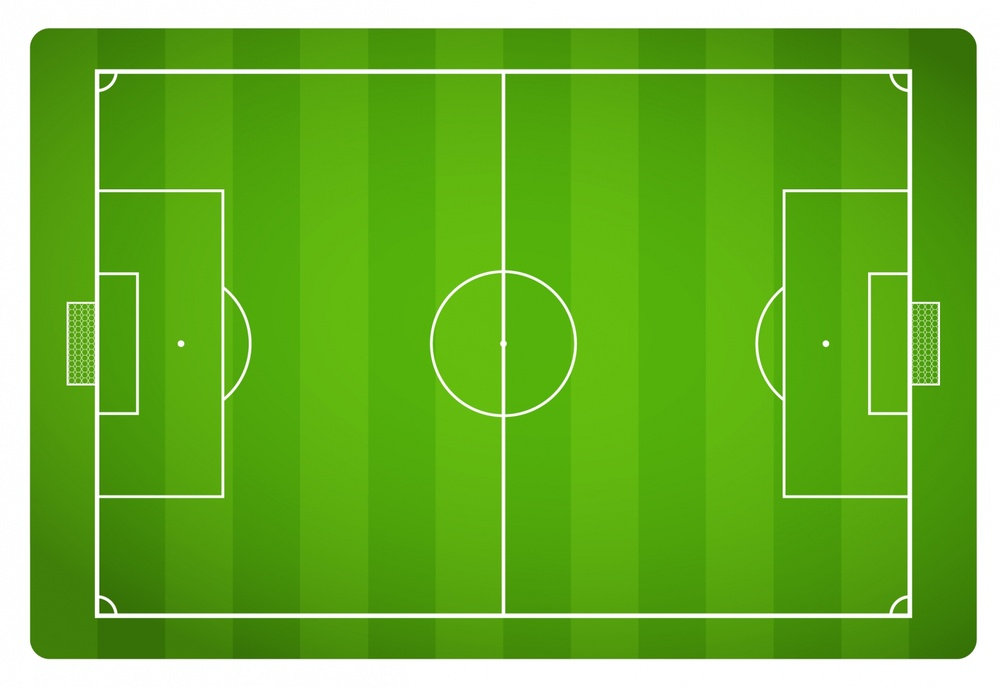
#> input picture images/Soccer_field.jpg, 1000 x 688 px, shrunk from 1600 x 1101 before the run
$ python main.py ../images/Soccer_field.jpg
#> lines starting #> are read from the running program, lines starting #| are printed output that depends on the picture; after the words box and inside, x2 and y2 are one past the last pixel; in counts of white or black regions, pixels touching at a corner belong together
import cv2
import numpy as np
from sys import argv
from matplotlib import pyplot as plt
from operator import itemgetter
from functools import reduce

"""
Phase-1

Soccer match based video analytics

Features to extract:
*	Field Lines -
	1.	Center line
	2.  Goal line
	3. 	Throw in line
	4.	Penalty line
* Goal post (If possible)
"""

def triangle_thresholding(src):
	"""
	%     Triangle algorithm
%     This technique is due to Zack (Zack GW, Rogers WE, Latt SA (1977),
%     "Automatic measurement of sister chromatid exchange frequency",
%     J. Histochem. Cytochem. 25 (7): 74153, )
%     A line is constructed between the maximum of the histogram at
%     (b) and the lowest (or highest depending on context) value (a) in the
%     histogram. The distance L normal to the line and between the line and
%     the histogram h[b] is computed for all values from a to b. The level
%     where the distance between the histogram and the line is maximal is the
%     threshold value (level). This technique is particularly effective
%     when the object pixels produce a weak peak in the histogram.

%     Use Triangle approach to compute threshold (level) based on a
%     1D histogram (lehisto). num_bins levels gray image.

%     INPUTS
%         lehisto :   histogram of the gray level image
%         num_bins:   number of bins (e.g. gray levels)
%     OUTPUT
%         level   :   threshold value in the range [0 1];

	"""
	hist = cv2.calcHist([src], [0], None, [256], [0, 256]).tolist()
	h = max(hist)
	max_list = [i for i, j in enumerate(hist) if j==h]
	xmax = round(reduce(lambda x, y: x+y, max_list) / len(max_list))
	h = hist[xmax][0]
	indi = list(filter(lambda x: x[1][0]>0.0, enumerate(hist)))
	fnz = indi[0][0]
	lnz = indi[len(indi) - 1][0]
	lspan = xmax - fnz
	rspan = lnz - xmax
	isflip = rspan>lspan
	if isflip:
		hist.reverse()
		a = 256 - lnz + 1
		b = 256 - xmax + 1
	else:
		a = fnz
		b = xmax
	m = h / (b-a)
	x1 = range(0, b-a)
	y1 = [hist[i+a][0] for i in x1]
	beta = [ (x1[i] + y1[i])/m for i in range(len(x1))]
	x2 = [i/(m+1/m) for i in beta]
	y2 = [m*i for i in x2]
	L = [((y2[i]-y1[i])**2 + (x2[i]-x1[i])**2)**0.5 for i in range(len(x1))]
	max_L = max(L)
	level_list = [i for i, j in enumerate(L) if j==max_L]
	level = a + round(reduce(lambda x, y: x+y, level_list) / len(level_list))
	return level

def get_edge_map(src):
	val = triangle_thresholding(src)
	edges = cv2.Canny(src, val, 255)
	ret, img = cv2.threshold(src, val, 255, cv2.THRESH_BINARY)
	plt.subplot(131), plt.imshow(src, "gray"), plt.title('Original image')
	plt.subplot(132), plt.hist(src.ravel(), 256), plt.title('Histogram')
	plt.subplot(133), plt.imshow(img, "gray"), plt.title('Thresholded image')
	plt.show()
	return edges

def get_line_features(edges):
	lines = cv2.HoughLines(edges, 1, np.pi/180, 200)
	return lines

# [17 lines left out: function get_circle_features, not called in this run]
	# [4 lines of commented-out code are left out]

def get_feature_vector(src):
	"""
	get_feature_vector: list of contours
	src: image source
	"""
	b, g, r = cv2.split(src)
	dst = cv2.addWeighted(b, 0.3333, g, 0.3333, 0)
	dst = cv2.addWeighted(dst, 1, r, 0.3333, 0)
	edges = get_edge_map(dst)
	kernel = np.ones((5,5),np.uint8)
	# erosion = cv2.erode(edges ,kernel,iterations = 1)
	edges = cv2.morphologyEx(edges, cv2.MORPH_CLOSE, cv2.getStructuringElement(cv2.MORPH_RECT,(30,30)))
	plt.subplot(121), plt.imshow(dst, "gray"), plt.title('Original image')
	plt.subplot(122), plt.imshow(edges, "gray"), plt.title('Edge map')
	plt.show()

	lines = get_line_features(edges)
	# circles = get_circle_features(edges)
	for rho, theta in lines[0]:
		a = np.cos(theta)
		b = np.sin(theta)
		x0 = a*rho
		y0 = b*rho
		x1 = int(x0 + 1000*(-b))
		y1 = int(y0 + 1000*(a))
		x2 = int(x0 - 1000*(-b))
		y2 = int(y0 - 1000*(a))
		cv2.line(src, (x1,y1),(x2,y2),(0,0,255),2)
	# [4 lines of commented-out code are left out]
	plt.subplot(121), plt.imshow(dst, "gray"), plt.title('Edge image')
	plt.subplot(122), plt.imshow(src), plt.title('Lines image')
	plt.show()

# [6 lines left out: function main, not called in this run]

def debug(argv, argc):
#> called with argc = 2
	src = cv2.imread(argv[1])
#> src is the input picture: shape (688, 1000, 3); mean B, G, R 51.6, 177.2, 109.8
	get_feature_vector(src)
#> in get_feature_vector, `b, g, r = cv2.split(src)`:
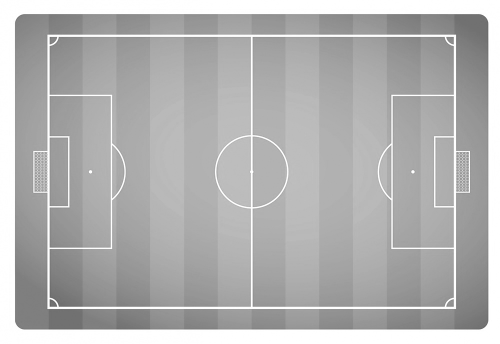
#> g: shape (688, 1000) (shown at 1/2 size); min 80, max 255, mean 177.2
#> in get_feature_vector, `b, g, r = cv2.split(src)`:
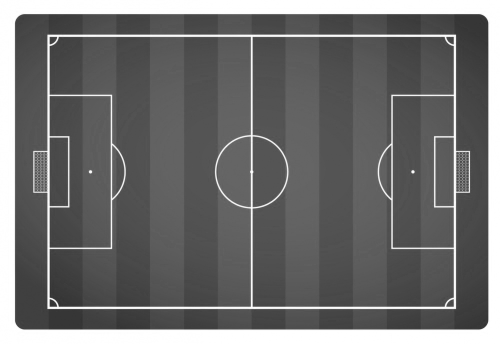
#> r: shape (688, 1000) (shown at 1/2 size); min 40, max 255, mean 109.8
#> in get_feature_vector, `dst = cv2.addWeighted(b, 0.3333, g, 0.3333, 0)`:
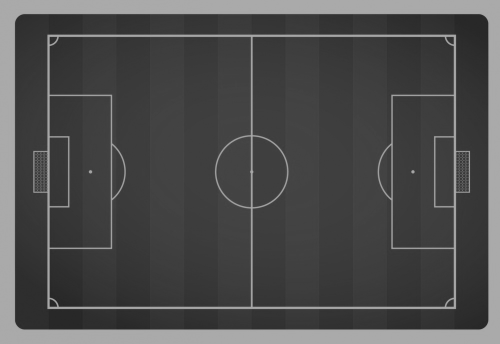
#> dst: shape (688, 1000) (shown at 1/2 size); min 30, max 170, mean 76.3
#> in triangle_thresholding, `hist = cv2.calcHist([src], [0], None, [256], [0, 256]).tolist()`: hist = 256 items, first 6: [0], [0], [0], [0], [0], [0]
#> in triangle_thresholding, `h = max(hist)`: h = [50552]
#> in triangle_thresholding, `max_list = [i for i, j in enumerate(hist) if j==h]`: max_list = [255]
#> in triangle_thresholding, `xmax = round(reduce(lambda x, y: x+y, max_list) / len(max_list))`: xmax = 255
#> in triangle_thresholding, `h = hist[xmax][0]`: h = 50552
#> in triangle_thresholding, `indi = list(filter(lambda x: x[1][0]>0.0, enumerate(hist)))`: indi = 209 items
#> in triangle_thresholding, `fnz = indi[0][0]`: fnz = 43
#> in triangle_thresholding, `lnz = indi[len(indi) - 1][0]`: lnz = 255
#> in triangle_thresholding, `lspan = xmax - fnz`: lspan = 212
#> in triangle_thresholding, `rspan = lnz - xmax`: rspan = 0
#> in triangle_thresholding, `isflip = rspan>lspan`: isflip = False
#> in triangle_thresholding, `a = fnz`: a = 43
#> in triangle_thresholding, `b = xmax`: b = 255
#> in triangle_thresholding, `m = h / (b-a)`: m = 238.5
#> in triangle_thresholding, `y1 = [hist[i+a][0] for i in x1]`: y1 = 212 values, max 33550 at index 48, min 0 at index 1, mean 3006.8
#> in triangle_thresholding, `beta = [ (x1[i] + y1[i])/m for i in range(len(x1))]`: beta = 212 values, max 140.9 at index 48, min 0.00419 at index 0, mean 13.05
#> in triangle_thresholding, `x2 = [i/(m+1/m) for i in beta]`: x2 = 212 values, max 0.591 at index 48, min 1.76e-05 at index 0, mean 0.0547
#> in triangle_thresholding, `y2 = [m*i for i in x2]`: y2 has the same summary as beta
#> in triangle_thresholding, `L = [((y2[i]-y1[i])**2 + (x2[i]-x1[i])**2)**0.5 for i in range(len(x1))]`: L = 212 values, max 33409.1 at index 48, min 0.996 at index 0, mean 3033.2
#> in triangle_thresholding, `max_L = max(L)`: max_L = 33409.1
#> in triangle_thresholding, `level_list = [i for i, j in enumerate(L) if j==max_L]`: level_list = [48]
#> in triangle_thresholding, `level = a + round(reduce(lambda x, y: x+y, level_list) / len(level_lis..`: level = 91
#> in get_edge_map, `edges = cv2.Canny(src, val, 255)`:
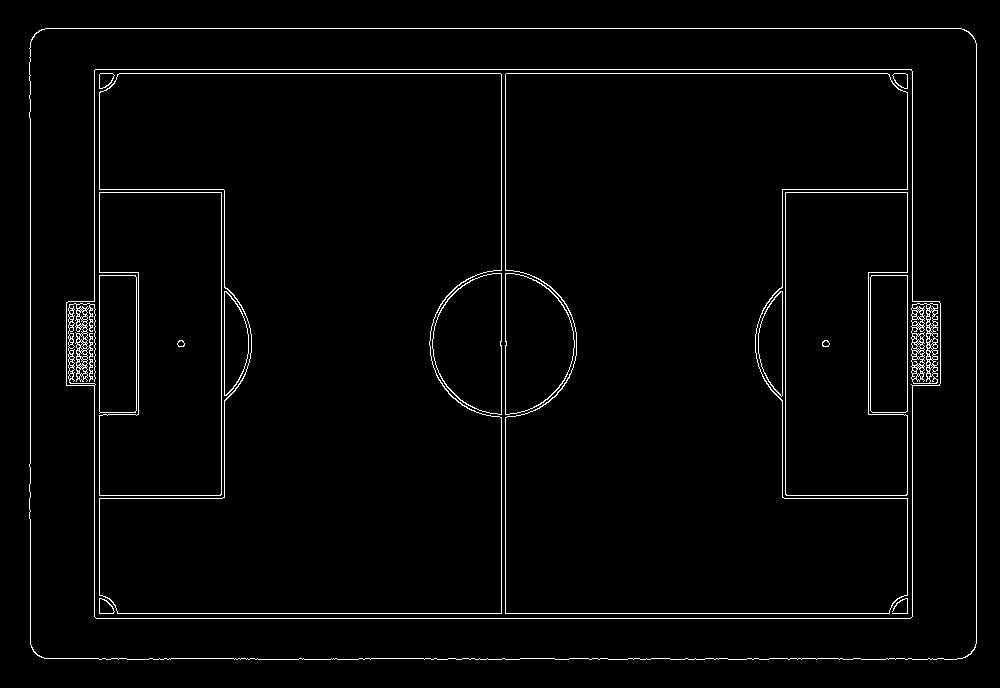
#> edges: shape (688, 1000); 2.4% white in thin lines or dots, all inside (x1, y1, x2, y2) = (29, 28, 977, 660)
#> in get_edge_map, `ret, img = cv2.threshold(src, val, 255, cv2.THRESH_BINARY)`:
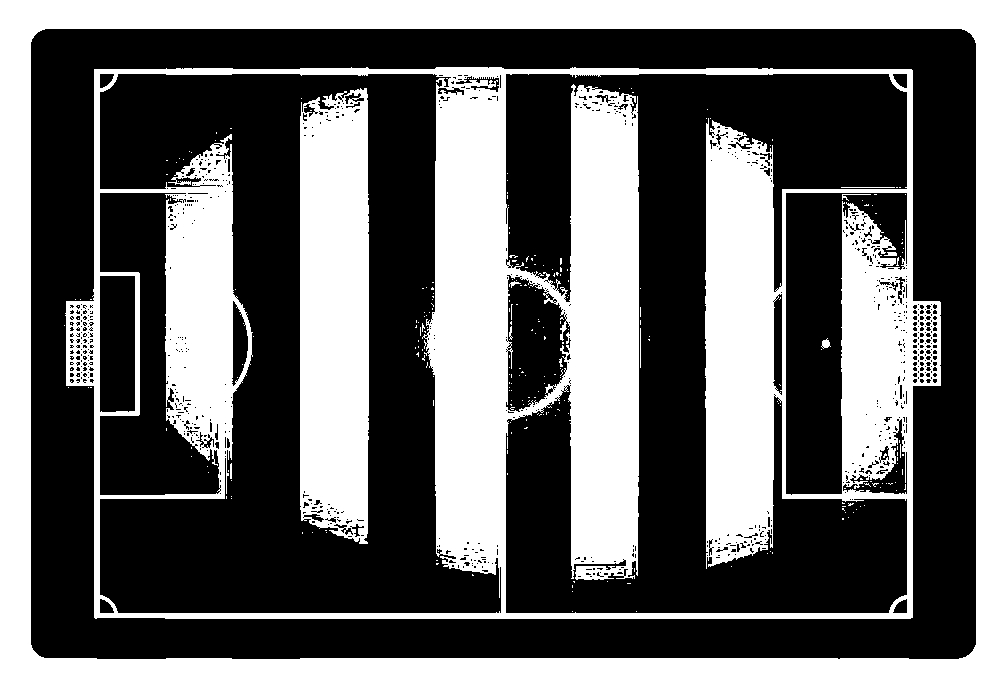
#> img: shape (688, 1000); 40.6% white; 270 white regions (258 under 20 px), largest, box (x1, y1, x2, y2) and area: (65, 67, 941, 619) 155511, (0, 0, 1000, 688) 93673, (300, 88, 369, 544) 29096
#> in get_edge_map, `plt.show()`:
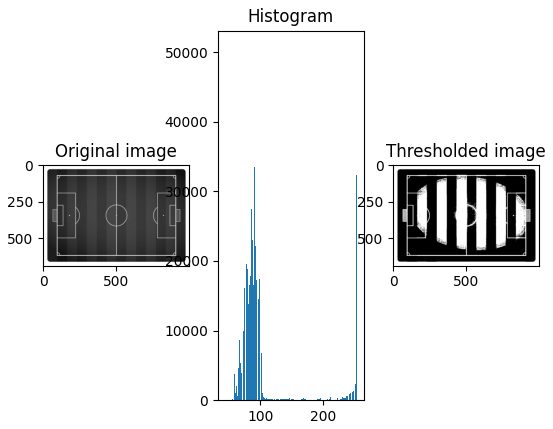
#> figure drawn by matplotlib, 3 panels; panel 2: tallest bar 50552 high, from x = 254.2 to 255
#> in get_feature_vector, `edges = cv2.morphologyEx(edges, cv2.MORPH_CLOSE, cv2.getStructuringEle..`:
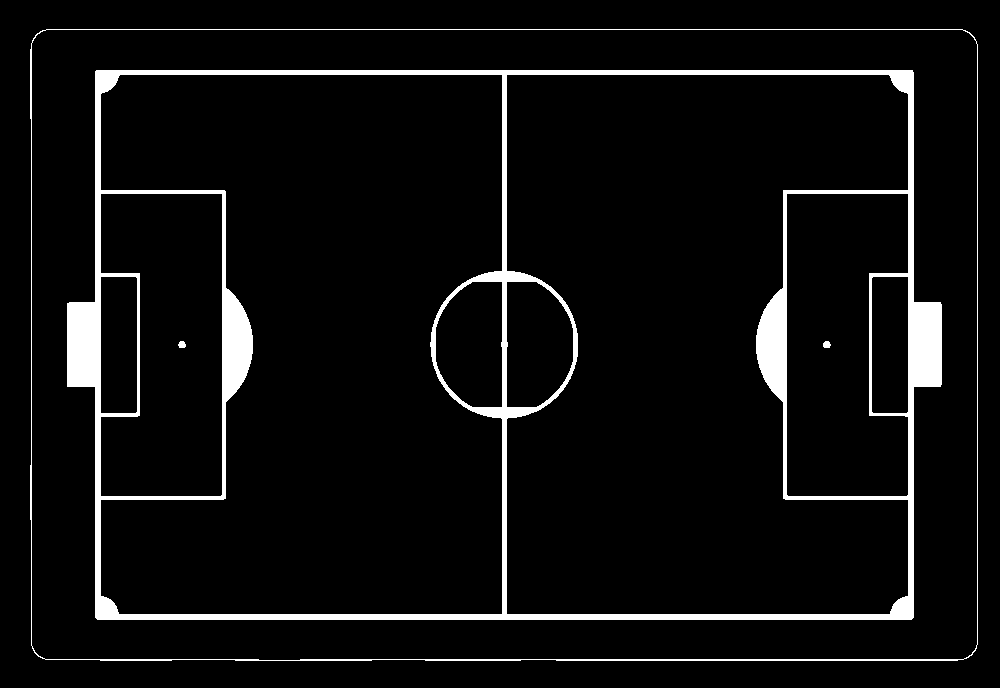
#> edges: shape (688, 1000); 5.9% white; 4 white regions, box (x1, y1, x2, y2) and area: (67, 70, 942, 620) 36512, (30, 29, 978, 661) 3934, (823, 341, 831, 348) 46, (178, 341, 186, 348) 45
#> in get_line_features, `lines = cv2.HoughLines(edges, 1, np.pi/180, 200)`: lines = 60 rows, first 8: [29, 1.57], [659, 1.57], [72, 1.57], [614, 1.57], [31, 0], [977, 0], [100, 0], [502, 0]
#> the loop in get_feature_vector, `for rho, theta in lines[0]:` made 1 pass
#> (rho, theta, a, b, x0, y0, x1, y1) on pass 1: (29, 1.57, -4.37e-08, 1, -1.27e-06, 29, -1000, 28)

if __name__ == "__main__":
    if(len(argv) >= 2):
        # main(argv, len(argv))
        debug(argv, len(argv))
    else :
        print("Syntax: 1_foo.py /path/to/video/file ")

$ run again, on images/match2.jpg
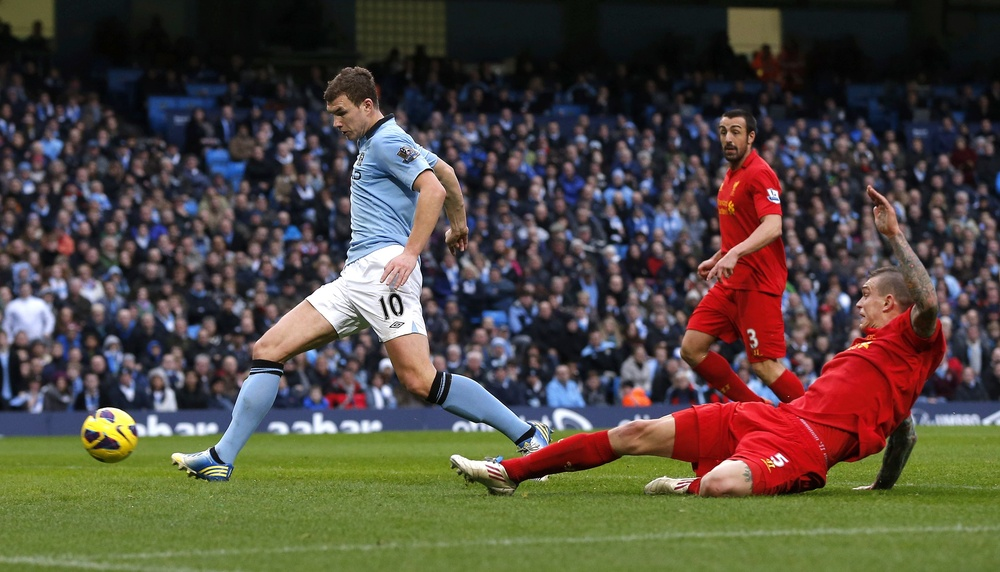
#> input picture images/match2.jpg, 1000 x 572 px, shrunk from 3282 x 1878 before the run
#> in debug, src is the input picture: shape (572, 1000, 3); mean B, G, R 64.1, 73.8, 81.3
#> hist = 256 items, first 6: [5], [8], [115], [578], [1119], [2388]
#> in triangle_thresholding, `h = max(hist)`: h = [8306]
#> max_list = [97]
#> xmax = 97
#> in triangle_thresholding, `h = hist[xmax][0]`: h = 8306
#> indi = 256 items
#> fnz = 0
#> lnz = 255
#> lspan = 97
#> rspan = 158
#> isflip = True
#> in triangle_thresholding, `a = 256 - lnz + 1`: a = 2
#> in triangle_thresholding, `b = 256 - xmax + 1`: b = 160
#> m = 52.57
#> in triangle_thresholding, `y1 = [hist[i+a][0] for i in x1]`: y1 = 158 values, max 8306 at index 156, min 166 at index 19, mean 1133.8
#> beta = 158 values, max 161 at index 156, min 3.52 at index 19, mean 23.06
#> in triangle_thresholding, `x2 = [i/(m+1/m) for i in beta]`: x2 = 158 values, max 3.06 at index 156, min 0.0669 at index 19, mean 0.439
#> in triangle_thresholding, `y2 = [m*i for i in x2]`: y2 = 158 values, max 160.9 at index 156, min 3.52 at index 19, mean 23.05
#> L = 158 values, max 8146.5 at index 156, min 163.6 at index 19, mean 1115.1
#> max_L = 8146.5
#> level_list = [156]
#> level = 158
#> in get_edge_map, `ret, img = cv2.threshold(src, val, 255, cv2.THRESH_BINARY)`:
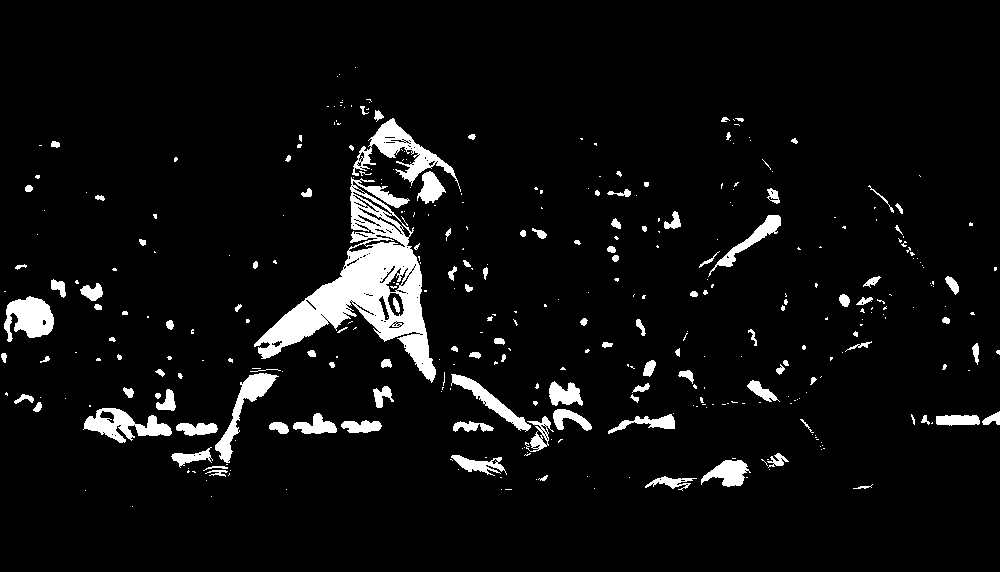
#> img: shape (572, 1000); 5.8% white; 369 white regions (249 under 20 px), largest, box (x1, y1, x2, y2) and area: (254, 177, 436, 383) 11536, (352, 118, 461, 192) 2028, (4, 296, 54, 342) 1490
#> in get_feature_vector, `edges = cv2.morphologyEx(edges, cv2.MORPH_CLOSE, cv2.getStructuringEle..`:
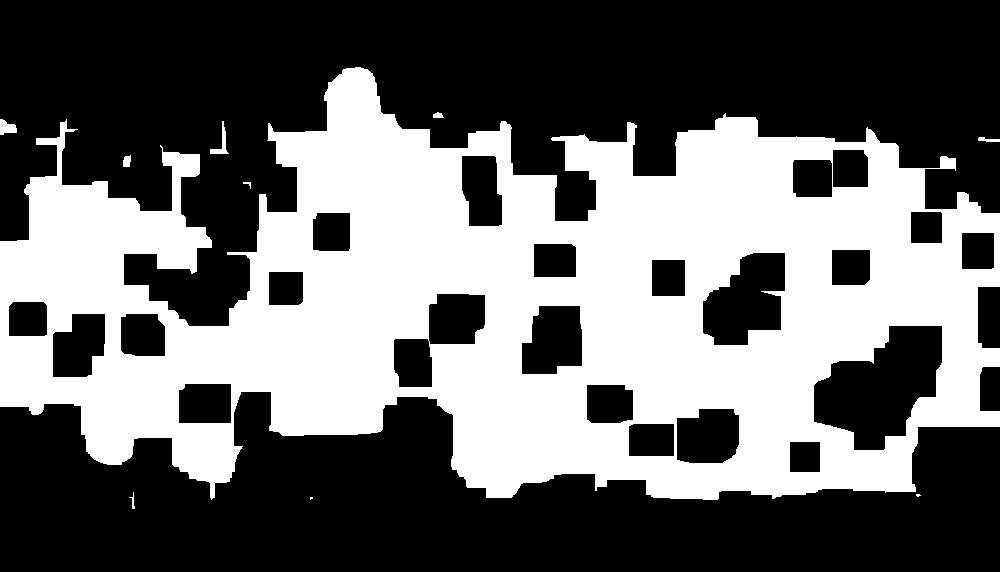
#> edges: shape (572, 1000); 41.1% white; 10 white regions (2 under 20 px), largest, box (x1, y1, x2, y2) and area: (0, 67, 1000, 500) 234681, (0, 119, 17, 135) 184, (210, 121, 229, 154) 183
#> the loop in get_feature_vector, `for rho, theta in lines[0]:` made 1 pass
#> (rho, theta, a, b, x0, y0, x1, y1) on pass 1: (391, 1.33, 0.242, 0.97, 94.59, 379.4, -875, 621)

$ run again, on images/match1.jpeg
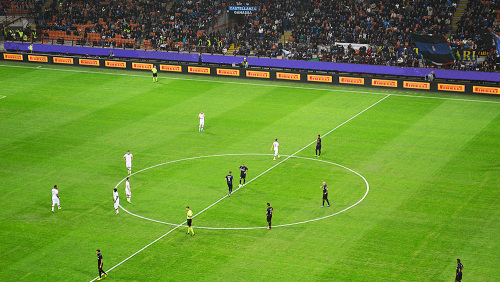
#> input picture images/match1.jpeg, 500 x 282 px
#> in debug, src is the input picture: shape (282, 500, 3); mean B, G, R 49.9, 140.4, 104
#> hist = 256 items, first 6: [0], [1], [2], [3], [2], [8]
#> in triangle_thresholding, `h = max(hist)`: h = [2629]
#> max_list = [116]
#> xmax = 116
#> in triangle_thresholding, `h = hist[xmax][0]`: h = 2629
#> indi = 254 items
#> fnz = 1
#> lnz = 254
#> lspan = 115
#> rspan = 138
#> isflip = True
#> in triangle_thresholding, `a = 256 - lnz + 1`: a = 3
#> in triangle_thresholding, `b = 256 - xmax + 1`: b = 141
#> m = 19.05
#> in triangle_thresholding, `y1 = [hist[i+a][0] for i in x1]`: y1 = 138 values, max 2629 at index 136, min 10 at index 0, mean 330.5
#> beta = 138 values, max 145.1 at index 136, min 0.525 at index 0, mean 20.94
#> in triangle_thresholding, `x2 = [i/(m+1/m) for i in beta]`: x2 = 138 values, max 7.6 at index 136, min 0.0275 at index 0, mean 1.1
#> in triangle_thresholding, `y2 = [m*i for i in x2]`: y2 = 138 values, max 144.7 at index 136, min 0.523 at index 0, mean 20.89
#> L = 138 values, max 2487.6 at index 136, min 9.48 at index 0, mean 334.3
#> max_L = 2487.6
#> level_list = [136]
#> level = 139
#> in get_edge_map, `ret, img = cv2.threshold(src, val, 255, cv2.THRESH_BINARY)`:
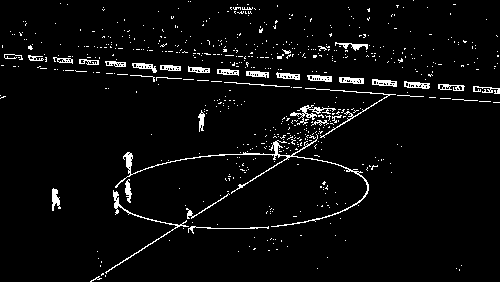
#> img: shape (282, 500); 4.1% white in thin lines or dots
#> in get_feature_vector, `edges = cv2.morphologyEx(edges, cv2.MORPH_CLOSE, cv2.getStructuringEle..`:
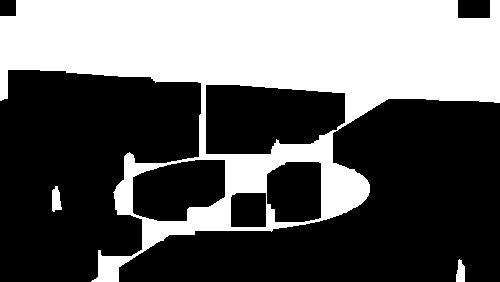
#> edges: shape (282, 500); 38.5% white; 3 white regions, box (x1, y1, x2, y2) and area: (0, 0, 500, 282) 53908, (52, 186, 62, 212) 189, (456, 259, 465, 282) 160
#> in get_line_features, `lines = cv2.HoughLines(edges, 1, np.pi/180, 200)`: lines = 683 rows, first 8: [18, 1.69], [17, 1.73], [21, 1.73], [16, 1.69], [23, 1.69], [25, 1.69], [30, 1.69], [32, 1.69]
#> the loop in get_feature_vector, `for rho, theta in lines[0]:` made 1 pass
#> (rho, theta, a, b, x0, y0, x1, y1) on pass 1: (18, 1.69, -0.122, 0.993, -2.19, 17.87, -994, -104)
